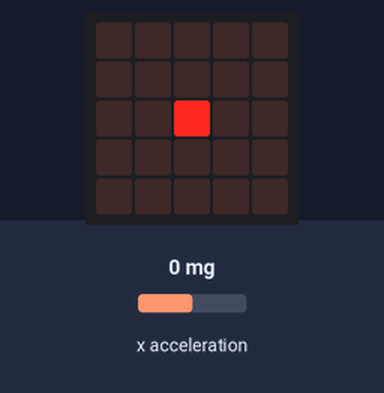
A program run on a simulated BBC micro:bit (MakeCode). On the bench: the board's 5×5 LED display. The test bench sets the inputs (shaded band); at power-on: x acceleration 0 mg.

Above: at 1.2 s.
1.3 s: x acceleration set to -1440 mg
At 2.2 s:
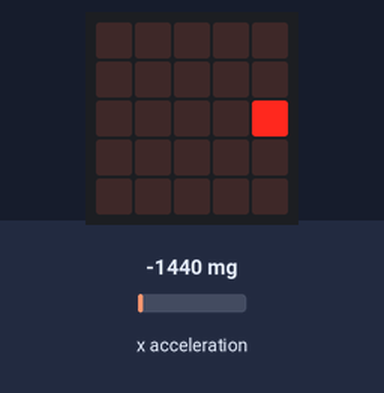
2.8 s: x acceleration set to 750 mg
At 3.1 s:
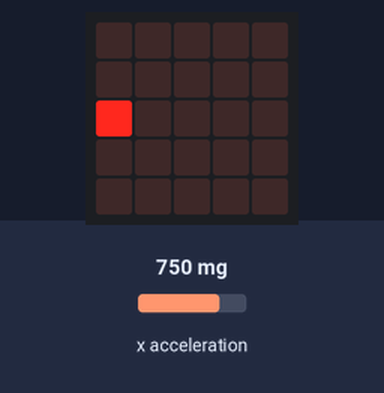
4.3 s: x acceleration set to -20 mg
At 5.2 s:
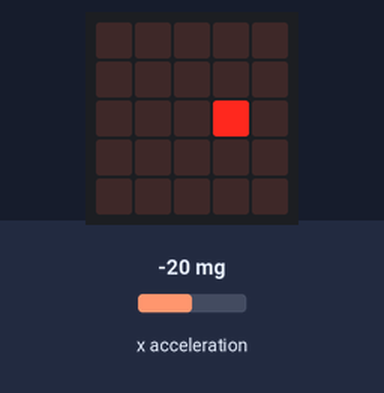
5.8 s: x acceleration set to 40 mg
At 6.9 s:
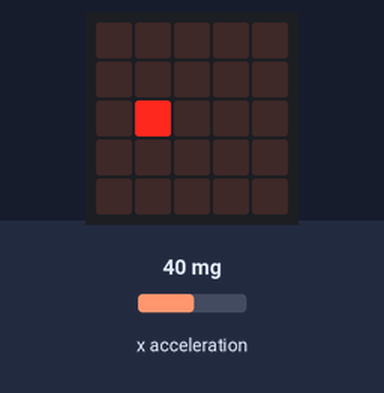
7.3 s: x acceleration set to -750 mg
At 7.8 s:
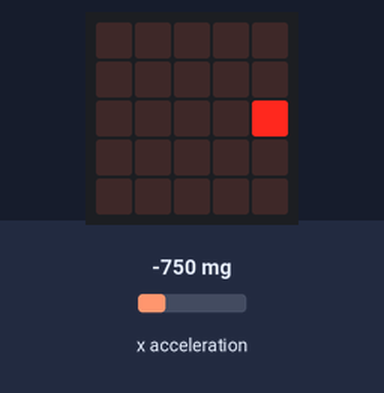
8.8 s: x acceleration set to 0 mg
At 10.0 s:
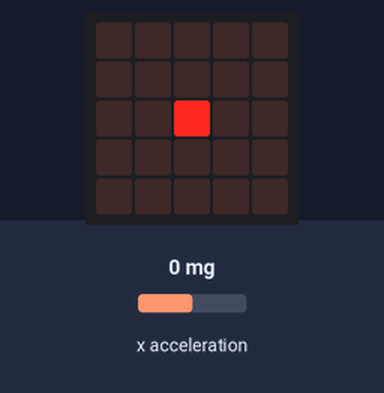
Timing chart, 0 to 11.3 s (numbered marks = the images above; inputs shaded):
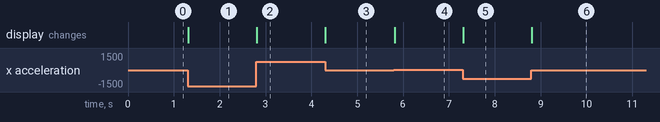

The program:

main.ts
```typescript
let naklon = 0
basic.forever(function () {
    naklon = input.acceleration(Dimension.X)
    basic.clearScreen()
    if (naklon > 100) {
        led.plot(0, 2)
    } else if (naklon > 10) {
        led.plot(1, 2)
    } else if (naklon == 0) {
        led.plot(2, 2)
    } else if (naklon < -100) {
        led.plot(4, 2)
    } else {
        led.plot(3, 2)
    }
})
```

test.ts
```typescript
// Tady jsou testy. Při použití tohoto balíčku jako rozšíření nebude zkompilováno.
```

Measured:
- after the input at 1.3 s, the display: changes at once (image 1)
- after the input at 2.8 s, the display: changes at once (image 2)
- after the input at 4.3 s, the display: changes at once (image 3)
- after the input at 5.8 s, the display: changes at once (image 4)
- after the input at 7.3 s, the display: changes at once (image 5)
- after the input at 8.8 s, the display: changes at once (image 6)
